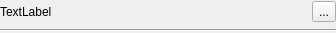
<?xml version="1.0" encoding="UTF-8"?>
<ui version="4.0">
 <class>DependencyRow</class>
 <widget class="QWidget" name="DependencyRow">
  <property name="geometry">
   <rect>
    <x>0</x>
    <y>0</y>
    <width>336</width>
    <height>33</height>
   </rect>
  </property>
  <property name="windowTitle">
   <string>Form</string>
  </property>
  <layout class="QVBoxLayout" name="verticalLayout">
   <property name="margin">
    <number>0</number>
   </property>
   <item>
    <layout class="QHBoxLayout" name="horizontalLayout_2">
     <property name="spacing">
      <number>0</number>
     </property>
     <item>
      <widget class="QLabel" name="displayLabel">
       <property name="text">
        <string>TextLabel</string>
       </property>
      </widget>
     </item>
     <item>
      <widget class="QToolButton" name="removeButton">
       <property name="text">
        <string>...</string>
       </property>
       <property name="icon">
        <iconset resource="../../../resources.qrc">
         <normaloff>:/icons/16x16/gui/images/16x16/actions/cancel.png</normaloff>:/icons/16x16/gui/images/16x16/actions/cancel.png</iconset>
       </property>
      </widget>
     </item>
    </layout>
   </item>
   <item>
    <widget class="Line" name="line">
     <property name="orientation">
      <enum>Qt::Horizontal</enum>
     </property>
    </widget>
   </item>
  </layout>
 </widget>
 <resources>
  <include location="../../../resources.qrc"/>
 </resources>
 <connections/>
</ui>
